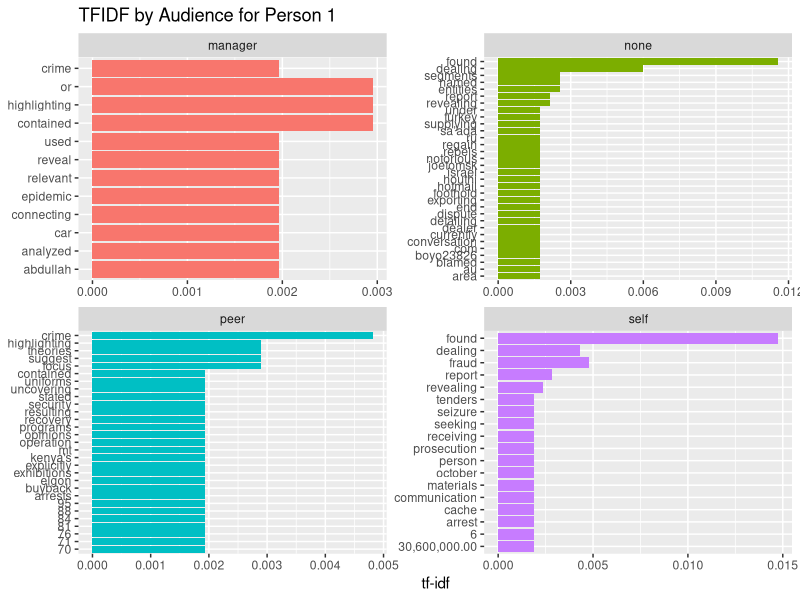
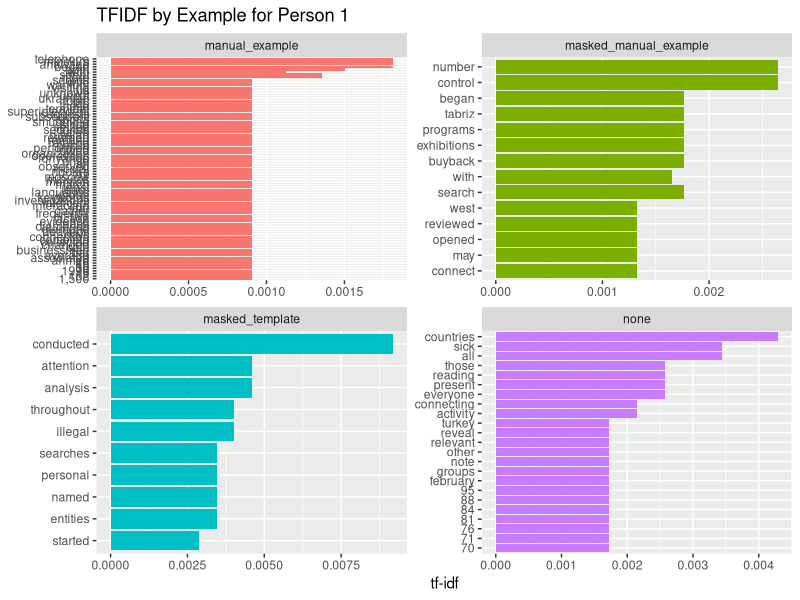
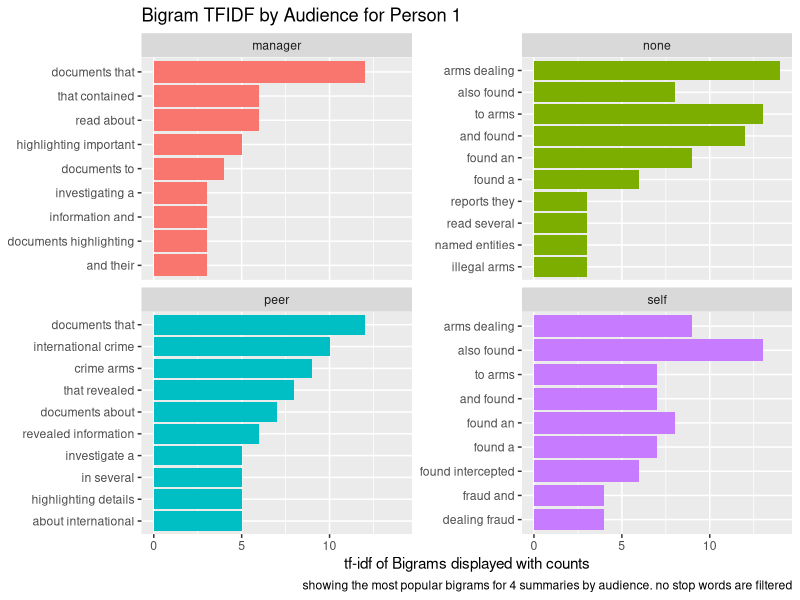
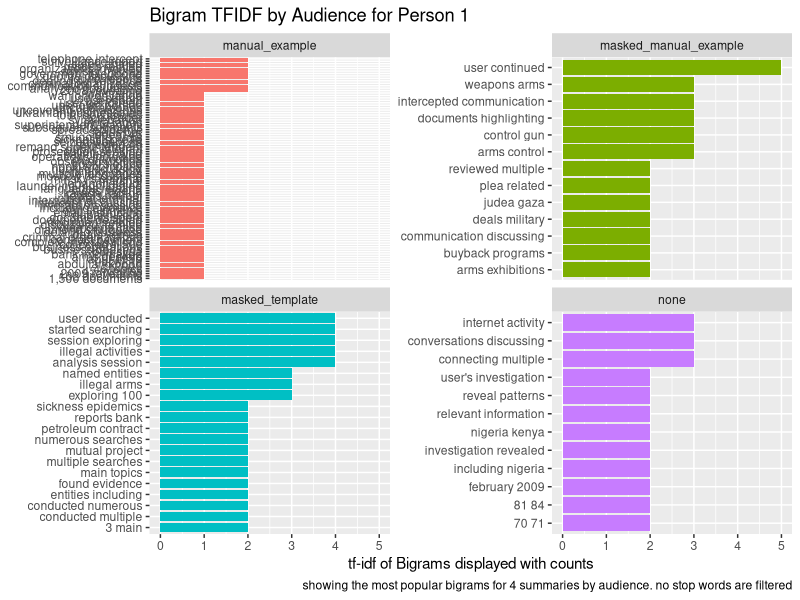
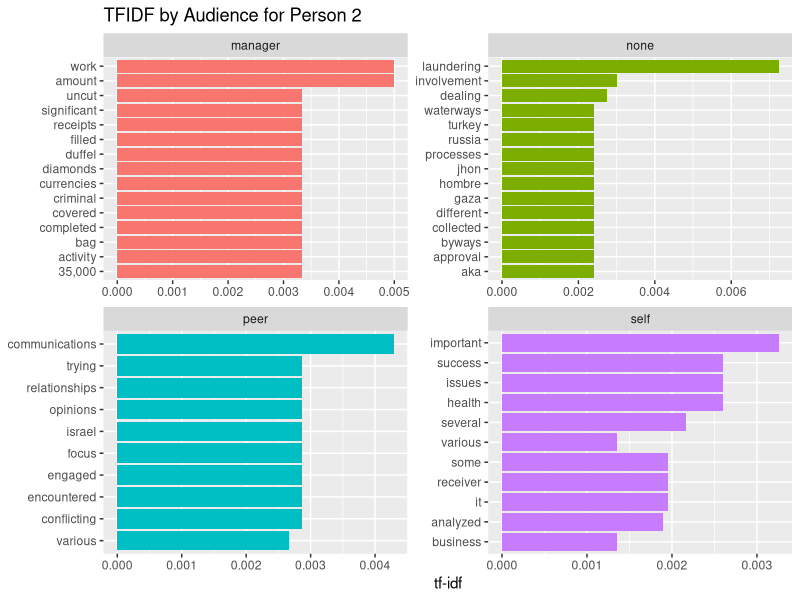
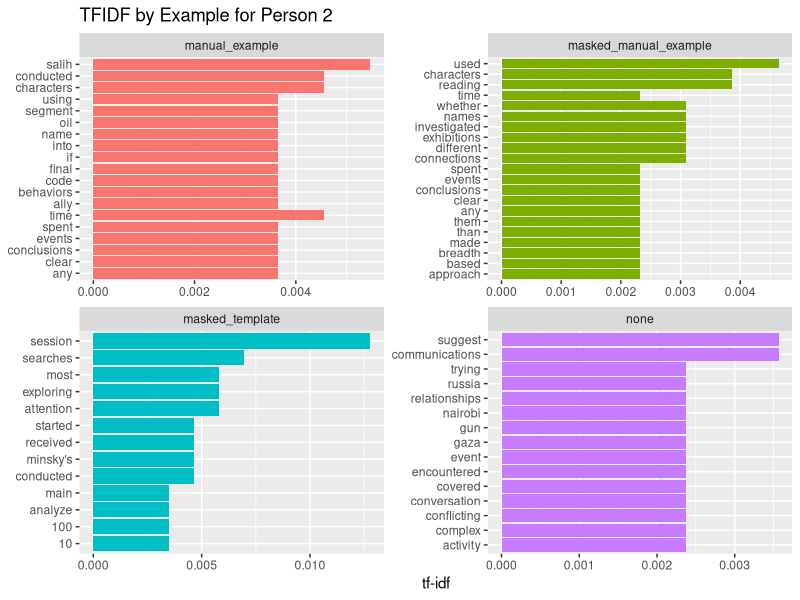
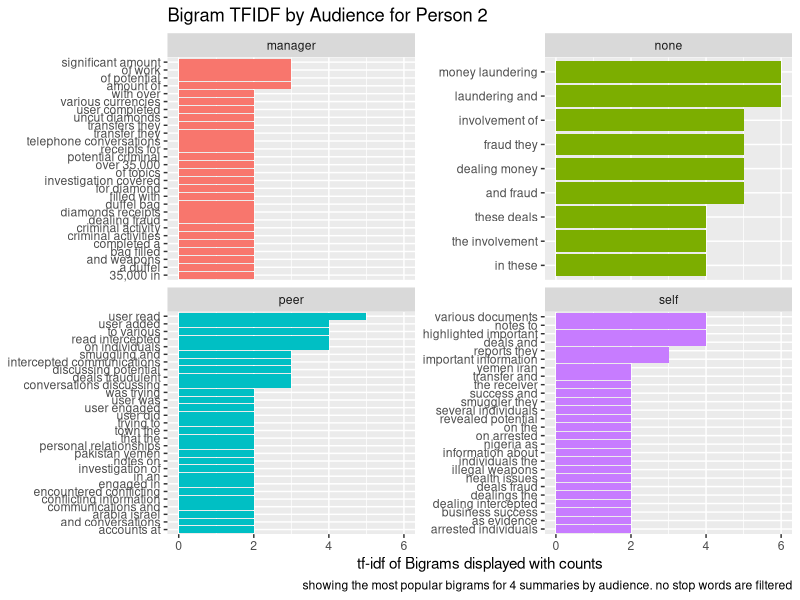
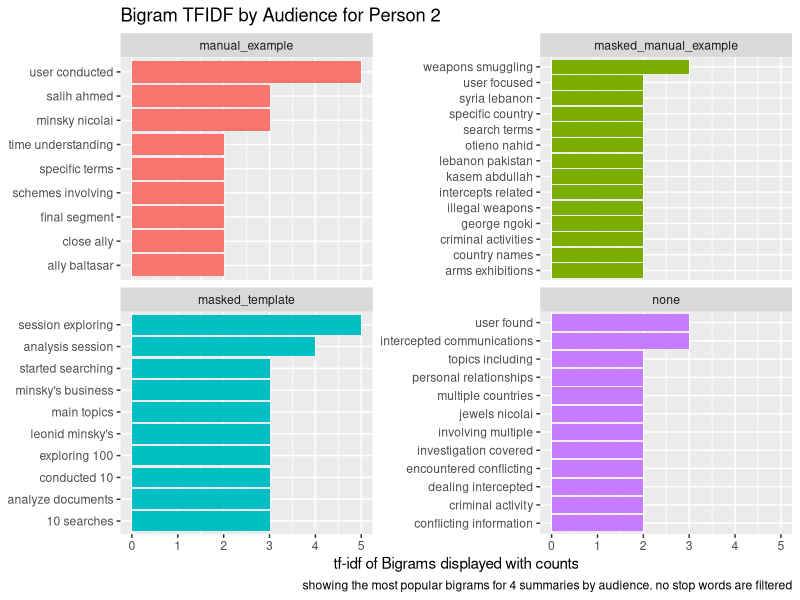

Write R code to recreate these figures, in order.
library(dplyr)
library(tidytext)
library(forcats)
library(ggplot2)
library(tidyr)

folder = "figs/v4/"
personFilter = 1
for (personFilter in c(1,2,3)){
  
corpus_by_audience <- read.csv("data/data.csv") %>%
  filter(ground_truth == "manual" & person == personFilter) %>% #just look at the 16 summaries for specified participant
  select(final_summary,audience,person) %>%
  mutate(corpora = as.character(final_summary)) %>%
  select(-final_summary) %>%
  unnest_tokens(words, corpora) %>%
  count(audience, words, sort = TRUE)

corpus_by_example <- read.csv("data/data.csv") %>%
  filter(ground_truth == "manual" & person == personFilter) %>% #just look at the 16 summaries for specified participant
  select(final_summary,example) %>%
  mutate(corpora = as.character(final_summary)) %>%
  select(-final_summary) %>%
  unnest_tokens(words, corpora) %>%
  count(example, words, sort = TRUE)

total_words_by_audience <- corpus_by_audience %>% 
  group_by(audience) %>% 
  summarize(total = sum(n))

total_words_by_example <- corpus_by_example %>% 
  group_by(example) %>% 
  summarize(total = sum(n))

audience_words <- left_join(corpus_by_audience, total_words_by_audience)
example_words <- left_join(corpus_by_example, total_words_by_example)

audience_tf_idf <- audience_words %>%
  bind_tf_idf(words, audience, n)


example_tf_idf <- example_words %>%
  bind_tf_idf(words, example, n)




audience_tf_idf %>%
  group_by(audience) %>%
  slice_max(tf_idf, n = 10) %>%
  ungroup() %>%
  ggplot(aes(tf_idf, fct_reorder(words, tf_idf), fill = audience)) +
  geom_col(show.legend = FALSE) +
  facet_wrap(~audience, ncol = 2, scales = "free") +
  labs(title = paste0("TFIDF by Audience for Person ",personFilter), x = "tf-idf", y = NULL)
ggsave(paste0(folder,"TFIDF-Audence-",personFilter,".png"))

example_tf_idf %>%
  group_by(example) %>%
  slice_max(tf_idf, n = 10) %>%
  ungroup() %>%
  ggplot(aes(tf_idf, fct_reorder(words, tf_idf), fill = example)) +
  geom_col(show.legend = FALSE) +
  facet_wrap(~example, ncol = 2, scales = "free") +
  labs(title = paste0("TFIDF by Example for Person ",personFilter), x = "tf-idf", y = NULL)
ggsave(paste0(folder,"TFIDF-Example-",personFilter,".png"))

#####
# Bigrams

the_bigrams <- read.csv("data/data.csv") %>%
  filter(ground_truth == "manual" & person == personFilter) %>%  #just look at the 16 summaries for specified participant
  select(final_summary,audience) %>%
  mutate(corpora = as.character(final_summary)) %>%
  select(-final_summary) %>%
  unnest_tokens(bigram, corpora, token = "ngrams", n = 2) %>%
  filter(!is.na(bigram))

bigrams_filtered <- the_bigrams %>%
  separate(bigram, c("word1", "word2"), sep = " ") #%>%
  # filter(!word1 %in% stop_words$word) %>%
  # filter(!word2 %in% stop_words$word)

bigram_counts <- bigrams_filtered %>% 
  count(word1, word2, sort = TRUE)

bigrams_united <- bigrams_filtered %>%
  unite(bigram, word1, word2, sep = " ")

bigram_tf_idf <- bigrams_united %>%
  count(audience, bigram) %>%
  bind_tf_idf(bigram, audience, n) %>%
  arrange(desc(tf_idf))

bigram_tf_idf %>%
  group_by(audience) %>%
  slice_max(tf_idf, n = 9) %>%
  ungroup() %>%
  ggplot(aes(n, fct_reorder(bigram, n), fill = audience)) +
  geom_col(show.legend = FALSE) +
  facet_wrap(~audience, ncol = 2, scales = "free_y") +
  labs(title = paste0("Bigram TFIDF by Audience for Person ",personFilter), x = "tf-idf of Bigrams displayed with counts", caption = "showing the most popular bigrams for 4 summaries by audience. no stop words are filtered", y = NULL)
ggsave(paste0(folder,"Bigram-TFIDF-Audence-",personFilter,".png"))




the_bigrams <- read.csv("data/data.csv") %>%
  filter(ground_truth == "manual" & person == personFilter) %>%  #just look at the 16 summaries for specified participant
  select(final_summary,example) %>%
  mutate(corpora = as.character(final_summary)) %>%
  select(-final_summary) %>%
  unnest_tokens(bigram, corpora, token = "ngrams", n = 2) %>%
  filter(!is.na(bigram))

bigrams_filtered <- the_bigrams %>%
  separate(bigram, c("word1", "word2"), sep = " ") %>%
  filter(!word1 %in% stop_words$word) %>%
  filter(!word2 %in% stop_words$word)

bigram_counts <- bigrams_filtered %>% 
  count(word1, word2, sort = TRUE)

bigrams_united <- bigrams_filtered %>%
  unite(bigram, word1, word2, sep = " ")

bigram_tf_idf <- bigrams_united %>%
  count(example, bigram) %>%
  bind_tf_idf(bigram, example, n) %>%
  arrange(desc(tf_idf))

bigram_tf_idf %>%
  group_by(example) %>%
  slice_max(tf_idf, n = 9) %>%
  ungroup() %>%
  ggplot(aes(n, fct_reorder(bigram, n), fill = example)) +
  geom_col(show.legend = FALSE) +
  facet_wrap(~example, ncol = 2, scales = "free_y") +
  labs(title = paste0("Bigram TFIDF by Audience for Person ",personFilter), x = "tf-idf of Bigrams displayed with counts", caption = "showing the most popular bigrams for 4 summaries by audience. no stop words are filtered", y = NULL)
ggsave(paste0(folder,"Bigram-TFIDF-Audence-",personFilter,".png"))

}
